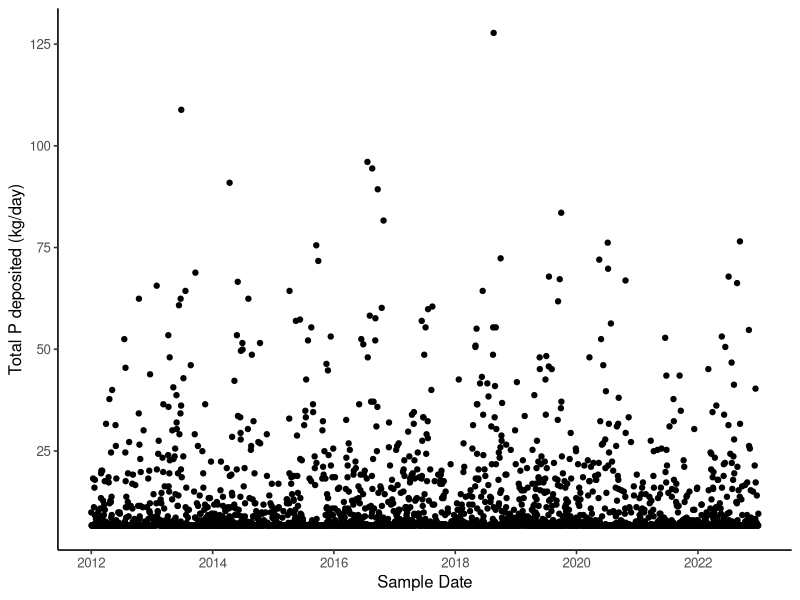
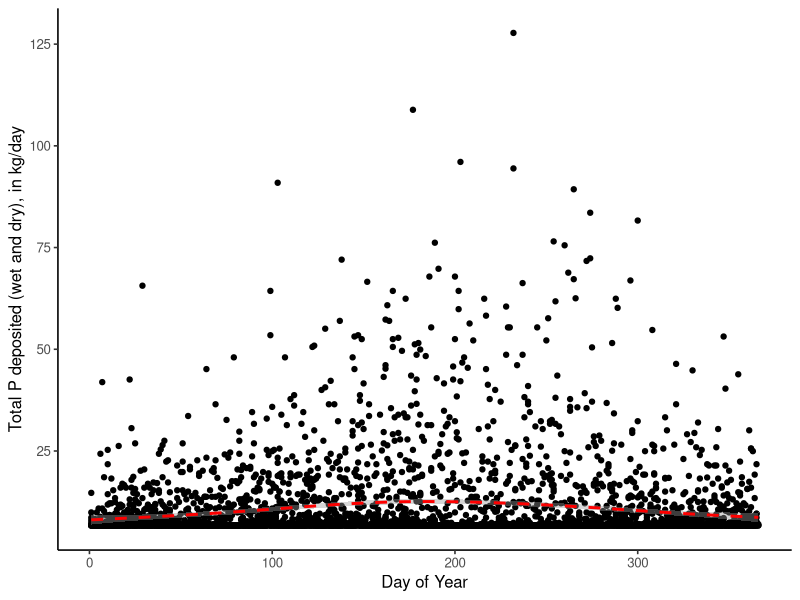
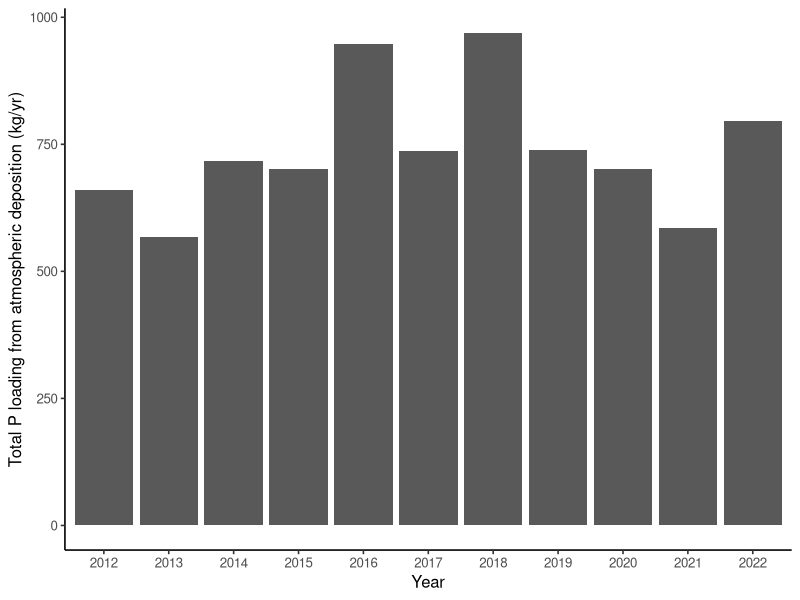
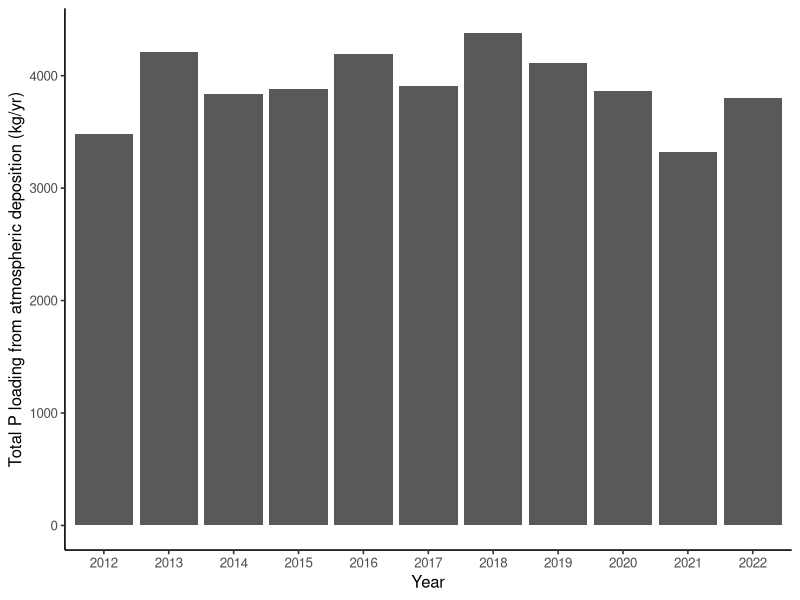

Here is the R script that generated these plots, in order: (Note: this script raises an error after producing the figures.)
## ---- chunk 1
library(dplyr) #needed for reshaping/reformaing data
library(lubridate) #needed for date functions
library(ggplot2) #needed for plots
## ---- chunk 2
precip<- read.csv(file="Original_data/NWS_data.csv")
## ---- chunk 3
km2_m2= 1000000/1 #conversion factor from km^2 to m^2
A_lake_m2 = 39.40*km2_m2 #surface area of lake in m^2 
mg_kg = 1/1000000 #conversion factor from mg to kg
in_m = 1/39.3701 #conversion factor from in to m (1 m = 39.701 inches)
m3_L = 1000/1 #conversion factor from m^3 to L (1000 L = 1 m^3)
P_atm_dry = 0.17 #mg P/m2-day rate of P dry deposition during summer (Soranno et 
#al 1997)
P_atm_wet = 0.032 #mg/L rate of P wet deposition (Soranno et al 1997)
## ---- chunk 4
precip<- precip %>%
  mutate(sampledate=as.Date(sampledate, format="%m/%d/%Y", #reformat as date
                            origin="1899-12-30")) %>%
  filter(!Precipitation_in=="T") %>% #remove flagged records with value "T"
  mutate(Precipitation_in=as.numeric(Precipitation_in)) %>% #convert to numeric
  filter(!is.na(Precipitation_in)) %>% #remove NAs
  mutate(dryP_atm_kgday=((P_atm_dry*A_lake_m2)*mg_kg), #calculate dry P
         wetP_atm_kgday=(P_atm_wet*m3_L*(Precipitation_in*in_m*A_lake_m2)*mg_kg),
         #calculate wet P deposited
         totP_atm_kgday=(dryP_atm_kgday+wetP_atm_kgday), #calculate total P_atm
         daynum=format(sampledate, format = "%j")
        )
## ---- chunk 5
ggplot(precip) + 
  geom_point(aes(sampledate, totP_atm_kgday)) +
  theme_classic(base_size = 12) +
  labs(x="Sample Date", y="Total P deposited (kg/day)")
## ---- chunk 6
atm_date_range<- seq( #creates a vector of sequence data
  min(precip$sampledate), #starting at the first sample date
  max(precip$sampledate), #ending at the last sample date
  by="1 day") #observations every 1 day 
atm_interpolated<- approx( #creates a vector of data that linearly interpolates 
  precip$sampledate, #across date
  precip$totP_atm_kgday, #the predicted values of total P
  xout=atm_date_range) #for every 1 day
precip_interp <- data.frame( #creates a new data frame that has 
  sampledate = as.Date(atm_interpolated$x), #measurements every 1 day
                             atm_TotP_kgday=atm_interpolated$y) #predicted total P

precip_interp <-precip_interp %>%
  mutate(daynum=as.integer(format(sampledate, format="%j")), #add column with 
         #daynum for filtering
         Yr=as.integer(format(sampledate, format="%Y")) #add column with Yr 
         )
## ---- chunk 7
ggplot(data=precip_interp, 
       aes(x=daynum, y=atm_TotP_kgday)) +
  geom_point() +
  geom_smooth(col="red", lty="dashed") +
  theme_classic(base_size=12) +
  labs(x="Day of Year", y="Total P deposited (wet and dry), in kg/day") 
## ---- chunk 8
precip_dayavg<- precip_interp %>%  
  filter(daynum >=195 & daynum <= 255) %>%
  summarize(mean=mean(atm_TotP_kgday, #average daily total P loading
                      na.rm=TRUE),
            se=(sd(atm_TotP_kgday, na.rm=TRUE)/sqrt(length(atm_TotP_kgday))),
            min=min(atm_TotP_kgday, na.rm=TRUE),
            max=max(atm_TotP_kgday, na.rm=TRUE)
            )
precip_dayavg
## ---- chunk 9
precip_sumtot<- precip_interp %>%
  filter(daynum>= 195 & daynum <=255) %>% #filter for CyanoHAB season
  group_by(Yr) %>% #group all records by year
  summarise(sum_TP_kgyr=sum(atm_TotP_kgday))  #calculate the total P load
precip_sumtot
## ---- chunk 10
ggplot(precip_sumtot, aes(x=as.factor(Yr), y=sum_TP_kgyr)) +
  geom_col() +
  theme_classic(base_size=12) +
  labs(x="Year", y="Total P loading from atmospheric deposition (kg/yr)") 
## ---- chunk 11
precip_yrtot<- precip_interp %>%
  group_by(Yr) %>% #group all records by year
  summarise(sum_TP_kgyr=sum(atm_TotP_kgday))  #calculate the total P load
precip_yrtot
## ---- chunk 12
ggplot(precip_yrtot, aes(x=as.factor(Yr), y=sum_TP_kgyr)) +
  geom_col() +
  theme_classic(base_size=12) +
  labs(x="Year", y="Total P loading from atmospheric deposition (kg/yr)") 
## ---- chunk 13
write.csv(precip_interp, file="Cleaned_data/TotalP_atm.csv")
